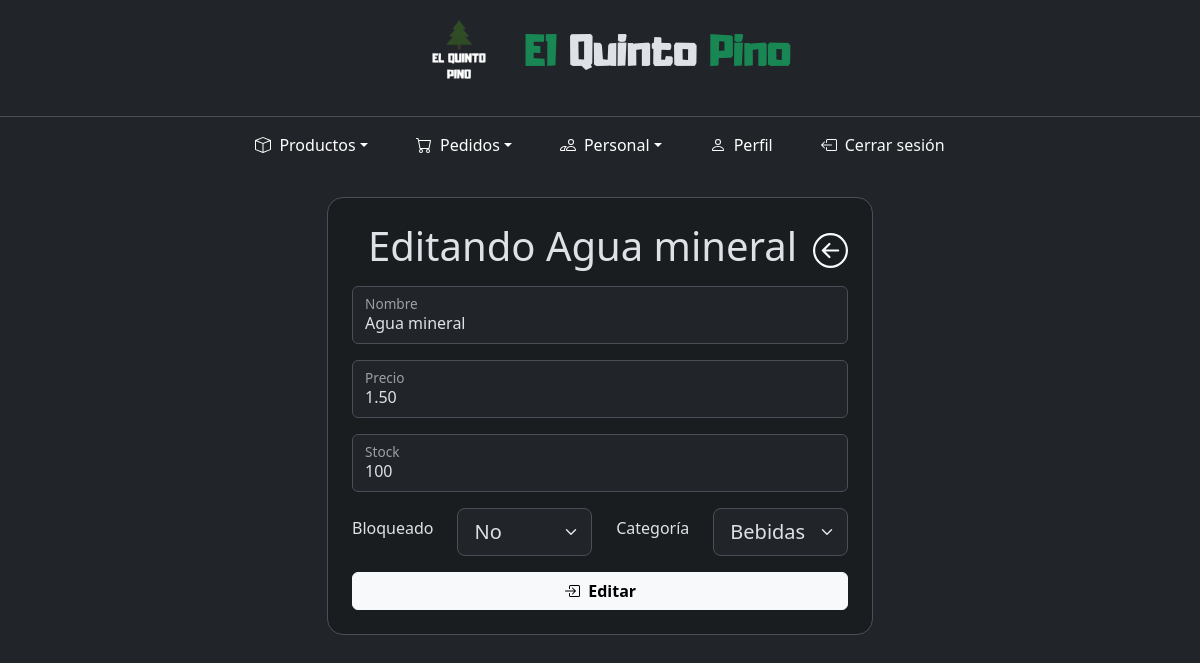
Screenshot of /encargado/editarProducto.php?id=1 (signed in) with the database file from the repository.
### tables this page shows
CREATE TABLE `producto` (
  `id` int(11) NOT NULL,
  `nombre` varchar(255) NOT NULL,
  `precio` decimal(10,2) NOT NULL,
  `stock` int(11) NOT NULL,
  `estado` tinyint(1) NOT NULL COMMENT '0- bloqueado 1-activo',
  `categoria` int(11) NOT NULL,
  `estado_categoria` tinyint(1) NOT NULL COMMENT '0- bloqueado 1- activo',
  `imagen` varchar(255) NOT NULL
);

### encargado/editarProducto.php (the view, shortened to what this page needs)
<?php
include("../components/conexion.php");
?>
<!DOCTYPE html>
<html lang="es" data-bs-theme="dark">
<head>
    <link rel="stylesheet" href="../bootstrap/css/bootstrap.min.css" />
    <link rel="stylesheet" href="../styles.css" />
</head>
<body>
    <div class="container-fluid min-vh-100 d-flex flex-column">
        <?php
        include("../components/header.php");
        include("navbar.php");
        $idProducto = $_GET["id"];
        $consulta = "SELECT * FROM producto WHERE id = '$idProducto'";
        $result = mysqli_query($conn, $consulta);
        $row = mysqli_fetch_array($result);
        ?>
        <main class="container my-4 flex-grow-1">
            <div class="row justify-content-center">
                <div class="col-12 col-md-10 col-lg-8 col-xl-6">
                    <section class="bg-dark-subtle border rounded-4 p-3 p-sm-4">
                        <header class="text-center mb-3">
                            <h2 class="display-6">
                                <a href="/restaurante/encargado/encargado.php" class="float-end link-light"> </a>
                                Editando <strong><?php echo $row["nombre"] ?></strong>
                            </h2>
                        </header>
                        <div class="row justify-content-center">
                            <form action="editarProducto02.php" method="post" class="col-12">
                                <div class="form-floating mb-3">
                                    <input type="text" class="form-control" id="nombre" name="nombre" placeholder="Nombre" value="<?php echo $row["nombre"] ?>" required />
                                    <label for="nombre">Nombre</label>
                                </div>
                                <div class="form-floating mb-3">
                                    <input type="text" class="form-control" id="precio" name="precio" placeholder="Precio" value="<?php echo $row["precio"] ?>" required />
                                    <label for="precio">Precio</label>
                                </div>
                                <div class="form-floating mb-3">
                                    <input type="text" class="form-control" id="stock" name="stock" placeholder="Stock" value="<?php echo $row["stock"] ?>" required />
                                    <label for="stock">Stock</label>
                                </div>
                                <div class="row mb-3 align-items-center">
                                    <div class="col-auto">
                                        <label for="bloqueado" class="form-label">Bloqueado</label>
                                    </div>
                                    <div class="col-auto col-md">
                                        <select
                                            class="form-select form-select-lg"
                                            name="bloqueado"
                                            id="bloqueado">
                                            <?php
                                            if ($row["estado"] == 1) {
                                            ?>
                                                <option value="no" selected>No</option>
                                            <?php
                                            } else {
                                            ?>
                                                <option value="si" selected>Si</option>
                                                <option value="no">No</option>
                                            <?php
                                            }
                                            ?>
                                        </select>
                                    </div>
                                    <div class="col-auto">
                                        <label for="cat" class="form-label">Categoría</label>
                                    </div>
                                    <div class="col-auto col-md">
                                        <select
                                            class="form-select form-select-lg"
                                            name="cat"
                                            id="cat">
                                            <?php
                                            $consultaCat = "SELECT nombre FROM categoria";
                                            $resultCat = mysqli_query($conn, $consultaCat);
                                            while ($rowCat = mysqli_fetch_array($resultCat)) {
                                                print("<option>" . $rowCat["nombre"] . "</option>");
                                            }
                                            ?>
                                        </select>
                                    </div>
                                </div>
                                <div class="d-grid ">
                                    <button type="submit" class="btn btn-light fw-bold lead d-flex align-items-center justify-content-center">
                                        &nbsp; Editar</button>
                                </div>
                            </form>
                        </div>
                    </section>
                </div>
            </div>
        </main>
    </div>
</body>
</html>

### styles.css (style rules this page uses)
body { background-image: url(/restaurante/img/background02.jpg); background-repeat: no-repeat; background-size: cover; background-position: center; }

### rows the page displays
producto: nombre "Agua mineral", precio "1.50", stock "100", bloqueado "No"

### other values shown
form field cat "Bebidas"
